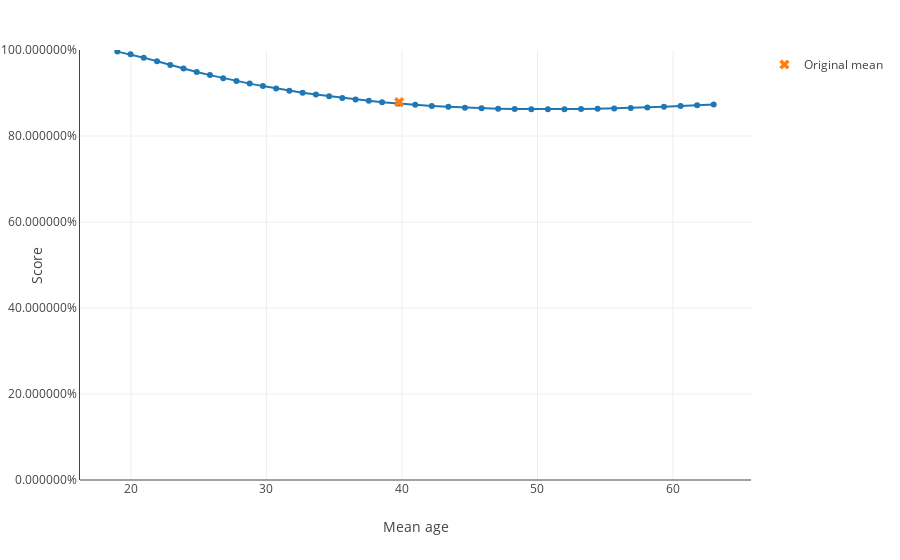

Write notebook code for a chart like this one.
### Markdown cell above
With `ethik` we can see how performant the model with respect to a variable, for example `age`.

### Code cell
explainer.plot_performance(
    X_test=X_test['age'],
    y_test=y_test,
    y_test_pred=y_pred > 0.5,
    metric=metrics.accuracy_score,
    inline=True
)

### Figure 1 — Plotly figure (JSON) as saved in the notebook; plotly's stock layout.template omitted (floating-point values rounded to 4 significant figures)
{"data": [{"hoverinfo": "x+y", "mode": "lines+markers", "showlegend": false, "type": "scatter", "uid": "b71d2ad7-2bec-4cea-a7a9-9c03998aa0b5", "x": [19, 19.98, 20.95, 21.93, 22.91, 23.88, 24.86, 25.84, 26.81, 27.79, 28.77, 29.74, 30.72, 31.7, 32.67, 33.65, 34.63, 35.6, 36.58, 37.56, 38.53, 39.76, 40.98, 42.2, 43.43, 44.65, 45.87, 47.1, 48.32, 49.54, 50.77, 51.99, 53.21, 54.44, 55.66, 56.88, 58.11, 59.33, 60.55, 61.78, 63], "y": [0.9963, 0.9901, 0.9822, 0.9737, 0.9651, 0.9569, 0.949, 0.9416, 0.9346, 0.928, 0.9218, 0.916, 0.9106, 0.9055, 0.9008, 0.8964, 0.8923, 0.8885, 0.885, 0.8817, 0.8788, 0.8754, 0.8725, 0.87, 0.8678, 0.866, 0.8645, 0.8634, 0.8626, 0.8622, 0.862, 0.8621, 0.8625, 0.8632, 0.8641, 0.8652, 0.8665, 0.868, 0.8697, 0.8715, 0.8734]}, {"hoverinfo": "skip", "marker": {"size": 9, "symbol": "x"}, "mode": "markers", "name": "Original mean", "type": "scatter", "uid": "cf330b46-3723-435c-86ec-05f3e3e1ac3e", "x": [39.8], "y": [0.8788]}], "layout": {"margin": {"r": 50, "t": 50}, "xaxis": {"title": {"text": "Mean age"}, "zeroline": false}, "yaxis": {"range": [0, 1], "showline": true, "tickformat": "%", "title": {"text": "Score"}}}}
